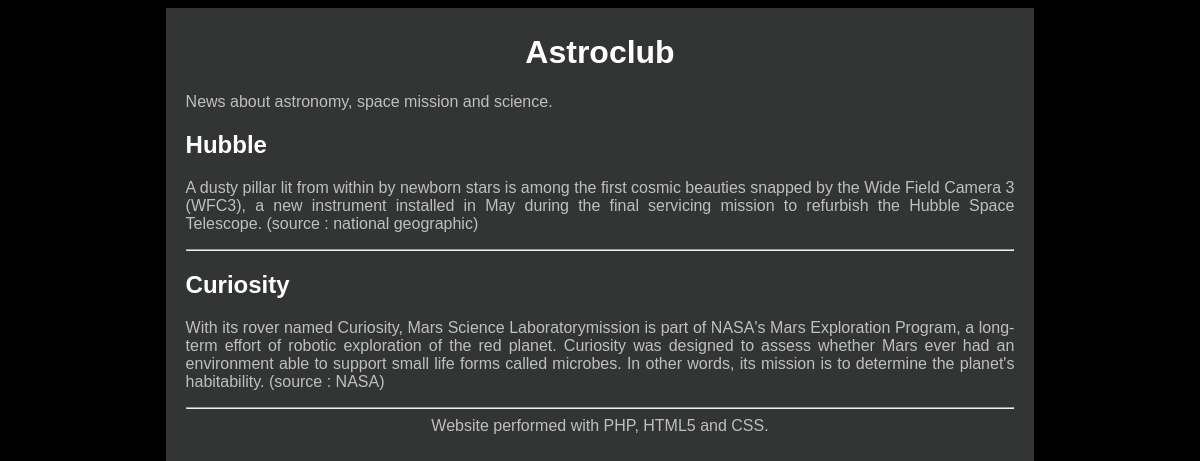
The page / on the database its author committed.
### tables this page shows
CREATE TABLE T_ARTICLE (
  ARTICLE_ID       INTEGER      PRIMARY KEY AUTO_INCREMENT,
  ARTICLE_DATE     DATETIME     NOT NULL,
  ARTICLE_IMG      VARCHAR(200),
  ARTICLE_TITLE    VARCHAR(100) NOT NULL,
  ARTICLE_CONTENT  TEXT         NOT NULL
);

### Controller/ControllerIndex.class.php (called while the page is built, shortened)
<?php
require_once "Model/Article.class.php";
class ControllerIndex extends Controller {
    private $article;
    public function __construct() {
        $this->article = new Article();
    }
    public function index() {
        $articles = $this->article->getArticles();
        $this->generateView(array('articles' => $articles));
    }
}

### Model/Article.class.php (called while the page is built, shortened)
<?php
require_once "Framework/Model.class.php";
class Article extends Model {
    public function getArticles() {
        $sql = 'SELECT ARTICLE_ID      as id,     ' .
               '       ARTICLE_TITLE   as title,  ' .
               '       ARTICLE_CONTENT as content ' .
               'FROM T_ARTICLE                    ' .
               'ORDER BY ARTICLE_ID desc ';
        $articles = $this->executeQuery($sql);
        return $articles;
    }
}

### Framework/Configuration.class.php (called while the page is built, shortened)
<?php
class Configuration {
    private static $parameters;
    public static function get($name, $defaultValue = null) {
        if(isset(self::getParam()[$name])) {
            $value = self::getParam()[$name];
        } else {
            $value = $defaultValue;
        }
        return $value;
    }
    private static function getParam() {
        if (self::$parameters == null) {
            $pathFile = getenv("CLEARDB_DATABASE_URL");
            if($pathFile == "") {
                $pathFile = "Configuration/dev.ini";
                if(!file_exists($pathFile)) {
                    throw new Exception("Config Dev file not found");
                } else {
                    self::$parameters = parse_ini_file($pathFile);
                }
            }
        }
        return self::$parameters;
    }
}

### Framework/Model.class.php (called while the page is built)
<?php
require "Framework/Configuration.class.php";
abstract class Model {
    private static $db;
    protected function executeQuery($sql, $params = null) {
        if ($params == null) {
            $result = self::getDb()->query($sql);
        } else {
            $result = self::getDb()->prepare($sql);
            $result->execute($params);
        }
        return $result;
    }
    private static function getDb() {
        if(self::$db == null) {
            $hostname = Configuration::get("hostname");
            $database = Configuration::get("database");
            $username = Configuration::get("username");
            $password = Configuration::get("password");
            self::$db =  new PDO("mysql:host=$hostname;dbname=$database",
                                 $username, $password,
                                 array(PDO::ATTR_ERRMODE => PDO::ERRMODE_EXCEPTION));
        }
        return self::$db;
    }
}

### Framework/Router.class.php (called while the page is built, shortened)
<?php
class Router {
    public function queryRouter() {
        try {
            $request = new Request($_REQUEST);
            $controller = $this->createController($request);
            $action = $this->createAction($request);
            $controller->executeAction($action);
        } catch (Exception $e) {
            $this->handleError($e);
        }
    }
    private function createController(Request $request) {
        $strController = "Index";
        $controllerClass = "Controller" . $strController;
        $controllerFile = "Controller/"  . $controllerClass . ".class.php";
        if(file_exists($controllerFile)) {
            $controller = new $controllerClass();
            $controller->setRequest($request);
            return $controller;
        } else {
            throw new Exception("File '$controllerFile' not found");;
        }
    }
    private function createAction(Request $request) {
        $action = "Index";
        return $action;
    }
}

### index.php (called while the page is built)
<?php
require "Framework/Router.class.php";
$router = new Router();
$router->queryRouter();

### View/Index/viewIndex.php (the view, shortened to what this page needs)
<?php foreach ($articles as $article): ?>
    <article>
        <header>
            <a href="<?php echo 'index.php?controller=article&id=' .
                                 $article['id']; ?>">
                <h1 class="titleArticle"><?php echo $article['title']; ?></h1>
            </a>
        </header>
        <p> <?php echo $article['content']; ?> </p>
    </article>
    <hr>
<?php endforeach; ?>

### style.css (style rules this page uses)
html, body { height: 100%; }
body { color: #bfbfbf; background: black; font-family: 'Futura-Medium', 'Futura', 'Trebuchet MS', sans-serif; }
h1 { color: white; }
header a { text-decoration: none; }

### rows shown on the page
t_article: ARTICLE_TITLE "Hubble", ARTICLE_CONTENT "A dusty pillar lit from within by newborn stars is among the first cosmic beauties snapped by the Wide Field Camera 3 (WFC3), a new instrument installed in May during the final servicing mission to refurbish the Hubble Space Telescope. (source : national geographic)"
t_article: ARTICLE_TITLE "Curiosity", ARTICLE_CONTENT "With its rover named Curiosity, Mars Science Laboratorymission is part of NASA's Mars Exploration Program, a long-term effort of robotic exploration of the red planet. Curiosity was designed to assess whether Mars ever had an environment able to support small life forms called microbes. In other words, its mission is to determine the planet's habitability. (source : NASA)"
